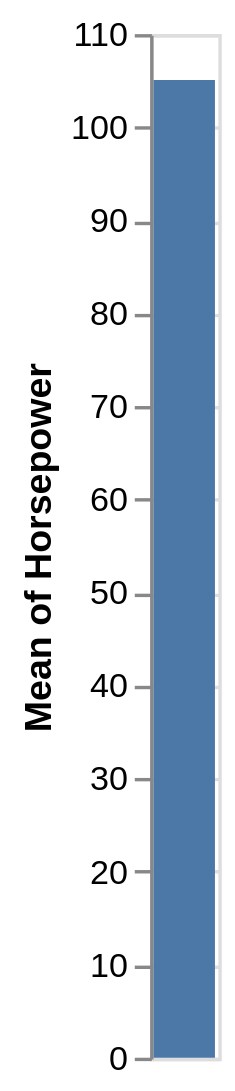

Notebook code cell kept with this figure:
### Markdown cell above
## 속성이 무시됨 (Properties are Being Ignored)

Altair는 사용자가 지정한 속성을 무시할 수 있습니다. 아래 차트에서는 `mark_text`와만 호환되는 `text` 채널을 사용하고 있습니다. 노트북에서는 이에 대한 오류나 경고가 표시되지 않습니다. 그러나 기초가 되는 Vega-Lite 라이브러리는 브라우저 콘솔에 경고를 표시합니다. Mac에서는 <kbd>Alt</kbd>+<kbd>Cmd</kbd>+<kbd>I</kbd>, Windows 및 Linux에서는 <kbd>Alt</kbd>+<kbd>Ctrl</kbd>+<kbd>I</kbd>를 눌러 개발자 도구를 열고 `Console` 탭을 클릭하세요. 아래 셀의 예제를 실행하면 다음과 같은 경고가 표시됩니다.

```
WARN text dropped as it is incompatible with "bar".
```

### Code cell
alt.Chart(cars).mark_bar().encode(
    y='mean(Horsepower)',
    text='mean(Acceleration)'
)

### Figure 1 — Vega-Lite specification as saved in the notebook (floating-point values rounded to 4 significant figures; data arrays with more than 128 entries replaced by an {"elided": "..."} marker saying what was removed)
{"config": {"view": {"continuousWidth": 400, "continuousHeight": 300}}, "data": {"name": "data-f02450ab61490a1363517a0190416235"}, "mark": "bar", "encoding": {"text": {"aggregate": "mean", "field": "Acceleration", "type": "quantitative"}, "y": {"aggregate": "mean", "field": "Horsepower", "type": "quantitative"}}, "$schema": "https://vega.github.io/schema/vega-lite/v4.17.0.json", "datasets": {"data-f02450ab61490a1363517a0190416235": {"elided": "406 records"}}}
